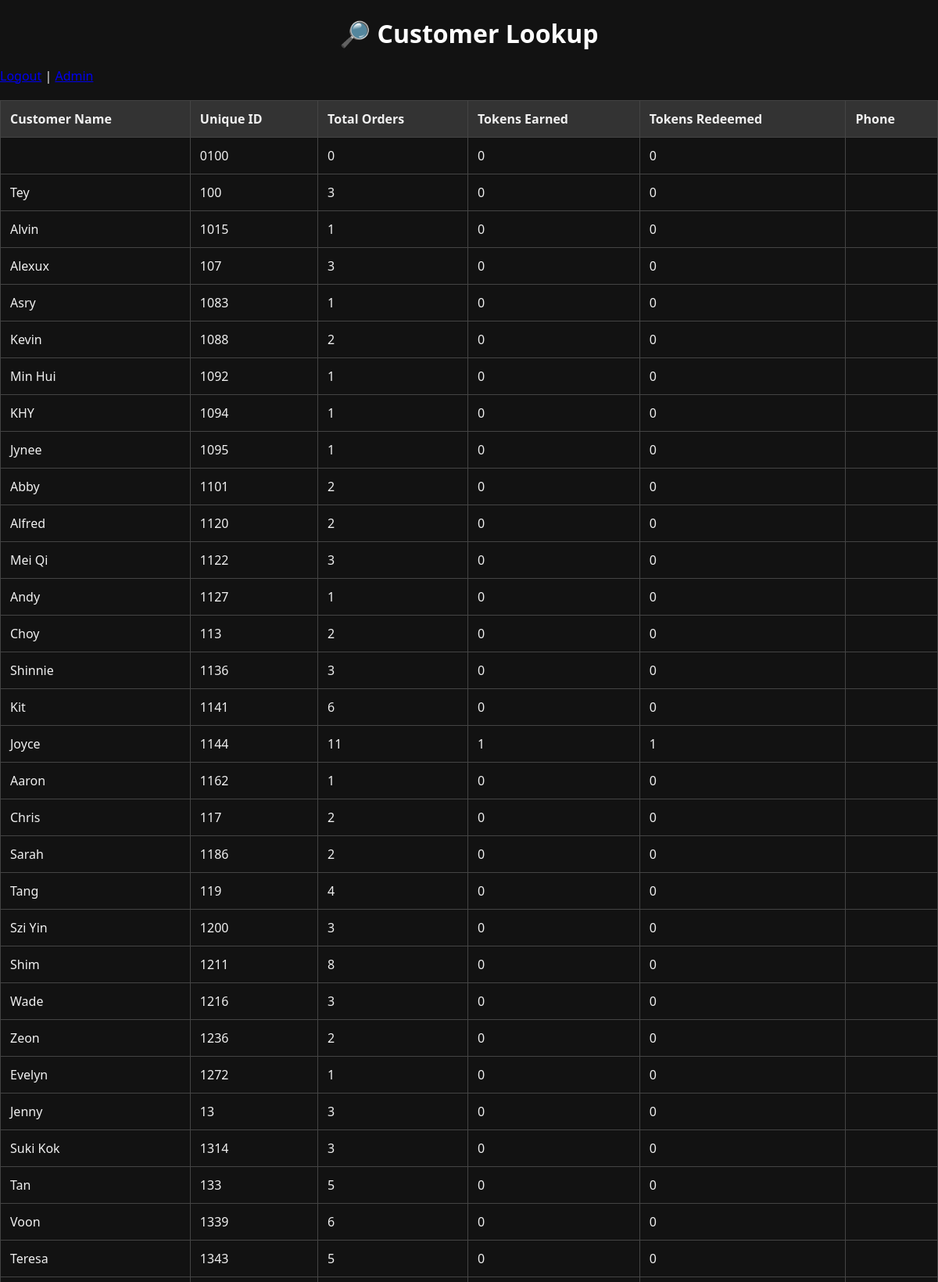
Page /lookup (signed in, upper part) on the committed database.
### tables this page shows
CREATE TABLE orders (
            id INTEGER PRIMARY KEY AUTOINCREMENT,
            unique_id TEXT,
            customer_name TEXT,
            phone_number TEXT,
            drink_type TEXT,
            quantity INTEGER,
            tokens INTEGER,
            redeemed INTEGER,
            date TEXT
        , phone TEXT);

### app.py (the view)
@app.route("/lookup")
def lookup():
    if not session.get("logged_in"):
        return redirect("/login")
    conn = sqlite3.connect(DB_NAME)
    df = pd.read_sql_query("""
        SELECT unique_id AS 'Unique ID', MAX(customer_name) AS 'Customer Name', SUM(quantity) AS 'Total Orders',
               SUM(tokens) AS 'Tokens Earned', SUM(redeemed) AS 'Tokens Redeemed', MAX(phone) AS 'Phone'
        FROM orders
        GROUP BY unique_id
    """, conn)
    conn.close()
    return render_template("lookup.html", customers=df.to_records(index=False))

### templates/lookup.html (shortened to what this page needs)
<!DOCTYPE html>
<html lang="en">
<head>
    <link rel="stylesheet" href="{{ url_for('static', filename='styles.css') }}">
</head>
<body>
    <h1>🔎 Customer Lookup</h1>
    <a href="{{ url_for('logout') }}">Logout</a> |
    <a href="{{ url_for('admin') }}">Admin</a>
    <table>
        <thead>
            <tr>
                <th>Customer Name</th>
                <th>Unique ID</th>
                <th>Total Orders</th>
                <th>Tokens Earned</th>
                <th>Tokens Redeemed</th>
                <th>Phone</th>
            </tr>
        </thead>
        <tbody>
            {% for row in customers %}
            <tr>
                <td>{{ row["Customer Name"] }}</td>
                <td>{{ row["Unique ID"] }}</td>
                <td>{{ row["Total Orders"] }}</td>
                <td>{{ row["Tokens Earned"] }}</td>
                <td>{{ row["Tokens Redeemed"] }}</td>
                <td>{{ row["Phone"] }}</td>
            </tr>
            {% endfor %}
        </tbody>
    </table>
</body>
</html>

### static/styles.css (style rules this page uses)
body { font-family: 'Segoe UI', Tahoma, Geneva, Verdana, sans-serif; background-color: #121212; color: #f0f0f0; margin: 0; padding: 0; }
h1 { text-align: center; color: #fff; }
form, table { width: 100%; margin-top: 20px; }
table { border-collapse: collapse; margin-top: 20px; width: 100%; }
table, th, td { border: 1px solid #444; }
th, td { padding: 12px; text-align: left; }
th { background-color: #333; }

### rows in the picture
orders: unique "0100", row "0"
orders: customer_name "Tey", unique "100", quantity "3", row "0"
orders: customer_name "Alvin", unique "1015", quantity "1", row "0"
orders: customer_name "Alexux", unique "107", quantity "3", row "0"
orders: customer_name "Asry", unique "1083", quantity "1", row "0"
orders: customer_name "Kevin", unique "1088", quantity "2", row "0"
orders: customer_name "Min Hui", unique "1092", quantity "1", row "0"
orders: customer_name "KHY", unique "1094", quantity "1", row "0"
orders: customer_name "Jynee", unique "1095", quantity "1", row "0"
orders: customer_name "Abby", unique "1101", quantity "2", row "0"
orders: customer_name "Alfred", unique "1120", quantity "2", row "0"
orders: customer_name "Mei Qi", unique "1122", quantity "3", row "0"
orders: customer_name "Andy", unique "1127", quantity "1", row "0"
orders: customer_name "Choy", unique "113", quantity "2", row "0"
orders: customer_name "Shinnie", unique "1136", quantity "3", row "0"
orders: customer_name "Kit", unique "1141", quantity "6", row "0"
orders: customer_name "Joyce", unique "1144", quantity "11", row "1"
orders: customer_name "Aaron", unique "1162", quantity "1", row "0"
orders: customer_name "Chris", unique "117", quantity "2", row "0"
orders: customer_name "Sarah", unique "1186", quantity "2", row "0"
orders: customer_name "Tang", unique "119", quantity "4", row "0"
orders: customer_name "Szi Yin", unique "1200", quantity "3", row "0"
orders: customer_name "Shim", unique "1211", quantity "8", row "0"
orders: customer_name "Zeon", unique "1236", quantity "2", row "0"
orders: customer_name "Evelyn", unique "1272", quantity "1", row "0"
orders: customer_name "Jenny", unique "13", quantity "3", row "0"
orders: customer_name "Voon", unique "1339", quantity "6", row "0"
orders: customer_name "Teresa", unique "1343", quantity "5", row "0"

### other values in the picture
{{ row["Customer Name"] }} "Wade" "Suki Kok" "Tan"
{{ row["Unique ID"] }} "1216" "1314" "133"
{{ row["Total Orders"] }} "3" "3" "5"
{{ row["Tokens Earned"] }} "0" "0" "0"
{{ row["Tokens Redeemed"] }} "0" "0" "0"
